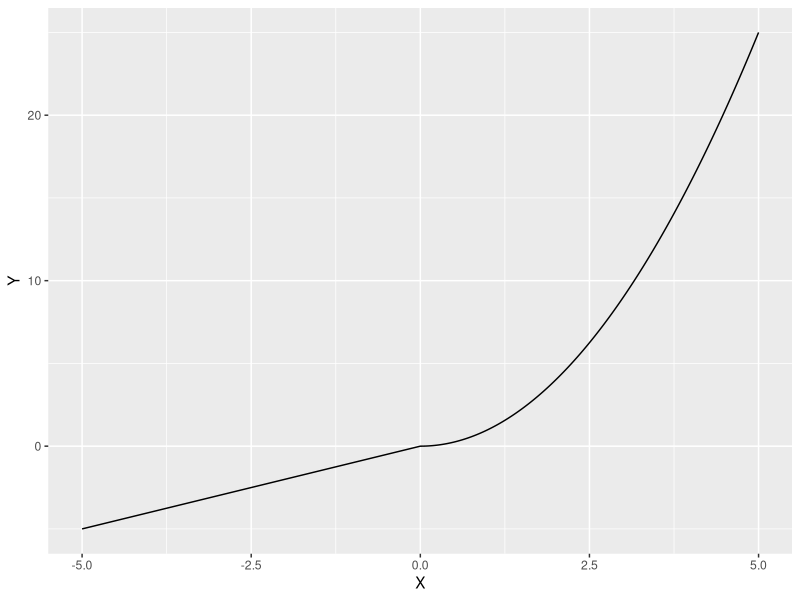
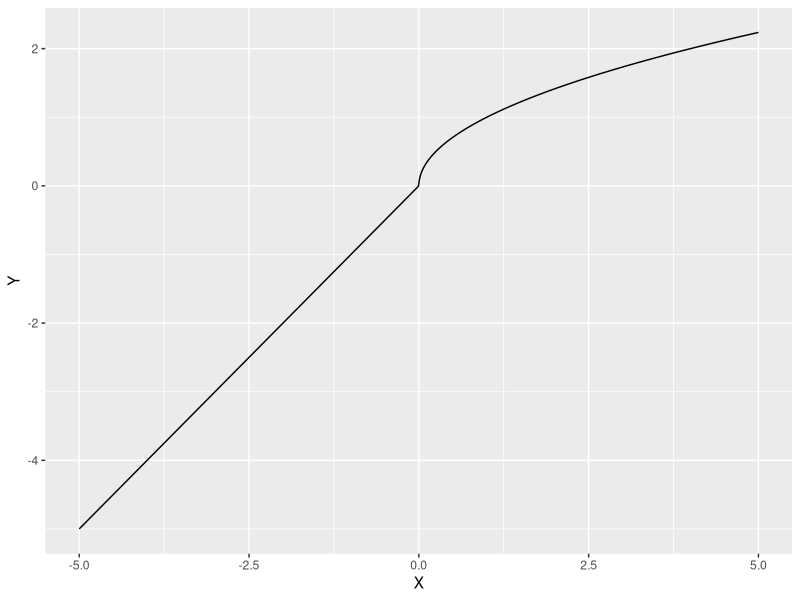

Reproduce these figures in R, in order.
library(tidyverse)

ya <- tibble(X = seq(-5,5, length = 1000)) %>% #prob 1.1
  mutate(Y = case_when(X < 0 ~ X,
                       X >= 0 ~ X^2)) %>% 
  ggplot() +
  geom_line(aes(x=X,y=Y))

ya

ya_inv <- tibble(X = seq(-5,5, length = 1000)) %>% # prob 1.2
  mutate(Y = case_when(X < 0 ~ X,
                       X >= 0 ~ X^0.5)) %>% 
  ggplot() +
  geom_line(aes(x=X,y=Y))

ya_inv




univ_prob1 <- tibble(w = seq(0,1, length = 1000), #6.1
                     x = w^2) %>%
  mutate(inside = (x >= 0.2 & x <= 0.3) | (x >= 0.9 & x <= 1)) %>% 
  count(inside) %>% 
  mutate(prob = n/sum(n))

univ_prob2 <- tibble(w = seq(0,1, length = 1000), #6.2
                     y = (1-w)^2) %>%
  mutate(inside = (y >= 0.2 & y <= 0.3) | (y >= 0.9 & y <= 1)) %>% 
  count(inside) %>% 
  mutate(prob = n/sum(n))




#6.3
funk <- function(w) {
  w^2 + 1
}

probability <- function(a,b,X) {
  prob <- tibble(w = seq(0,1, length =1000),
                 Fx = X(w)) %>% 
    mutate(inside = Fx >= a & Fx <= b) %>% 
    count(inside) %>% 
    mutate(prob = n/sum(n)) 
    return(pull(prob[2,3]))
    #return(prob)
}

probability(1.33,1.66,funk) 
